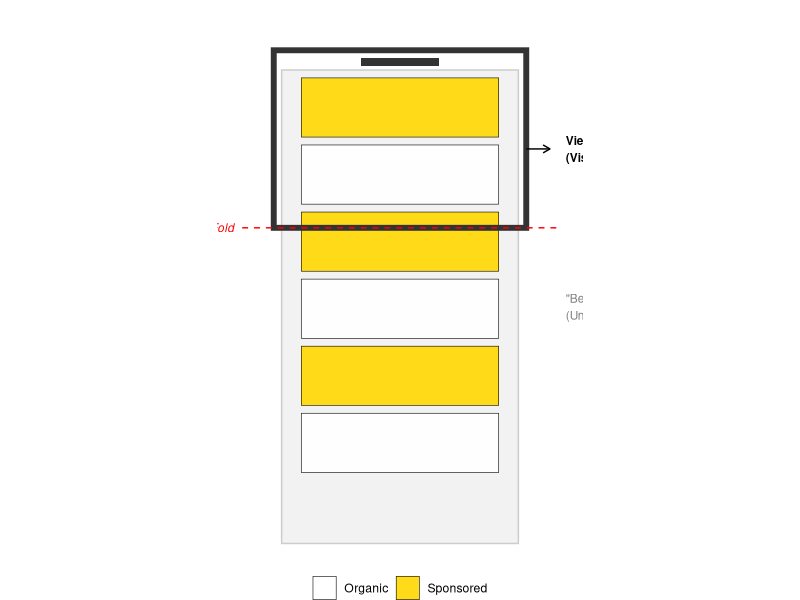

Write R code to recreate this figure.
#!/usr/bin/env Rscript
library(ggplot2)
library(grid)

# Set output path
outfile <- "02_mobile_viewport.pdf"

# Data defining the "Page" layout
page_height <- 12
viewport_height <- 4  # Shows exactly 2 slots above the fold
n_slots <- 6
slot_height <- 1.5
gap <- 0.2

slots <- data.frame(
  id = 1:n_slots,
  ymin = page_height - (1:n_slots)*(slot_height + gap),
  ymax = page_height - (1:n_slots)*(slot_height + gap) + slot_height,
  type = c("Sponsored", "Organic", "Sponsored", "Organic", "Sponsored", "Organic")
)

# Viewport coordinates
viewport_ymin <- page_height - viewport_height
viewport_ymax <- page_height

p <- ggplot() +
  # The full page background
  annotate("rect", xmin=0, xmax=6, ymin=0, ymax=page_height, fill="gray95", color="gray80") +
  
  # The slots
  geom_rect(data=slots, aes(xmin=0.5, xmax=5.5, ymin=ymin, ymax=ymax, fill=type), color="black", alpha=0.9, linewidth=0.2) +
  scale_fill_manual(values=c("Sponsored"="#FFD700", "Organic"="white")) +
  
  # The Viewport (Phone Screen)
  annotate("rect", xmin=-0.2, xmax=6.2, ymin=viewport_ymin, ymax=viewport_ymax+0.5, 
           color="#333333", fill=NA, linewidth=2) + # linetype="solid" is default
  
  # Phone Notch/Bezel details
  annotate("rect", xmin=2, xmax=4, ymin=viewport_ymax+0.1, ymax=viewport_ymax+0.3, fill="#333333") +
  
  # Fold Line
  annotate("segment", x=-1, xend=7, y=viewport_ymin, yend=viewport_ymin, linetype="dashed", color="red") +
  annotate("text", x=-1.2, y=viewport_ymin, label="The Fold", hjust=1, color="red", fontface="italic", size=3) +

  # Labels
  annotate("text", x=7.2, y=(viewport_ymax + viewport_ymin)/2, label="Viewport\n(Visible Impressions)", hjust=0, fontface="bold", size=3) +
  annotate("text", x=7.2, y=viewport_ymin - 2, label='"Below the Fold"\n(Unseen until scroll)', hjust=0, color="gray50", size=3) +
  
  # Arrow pointing to viewport
  annotate("segment", x=6.2, xend=6.8, y=(viewport_ymax + viewport_ymin)/2, yend=(viewport_ymax + viewport_ymin)/2, 
           arrow=arrow(length=unit(0.2,"cm"))) +
  
  # Theme
  coord_fixed(ratio=1) +
  theme_void() +
  theme(legend.position="bottom", legend.title=element_blank()) +
  labs(title="") 

ggsave(outfile, plot=p, width=7, height=5)
cat(paste("Saved plot to", outfile, "\n"))
